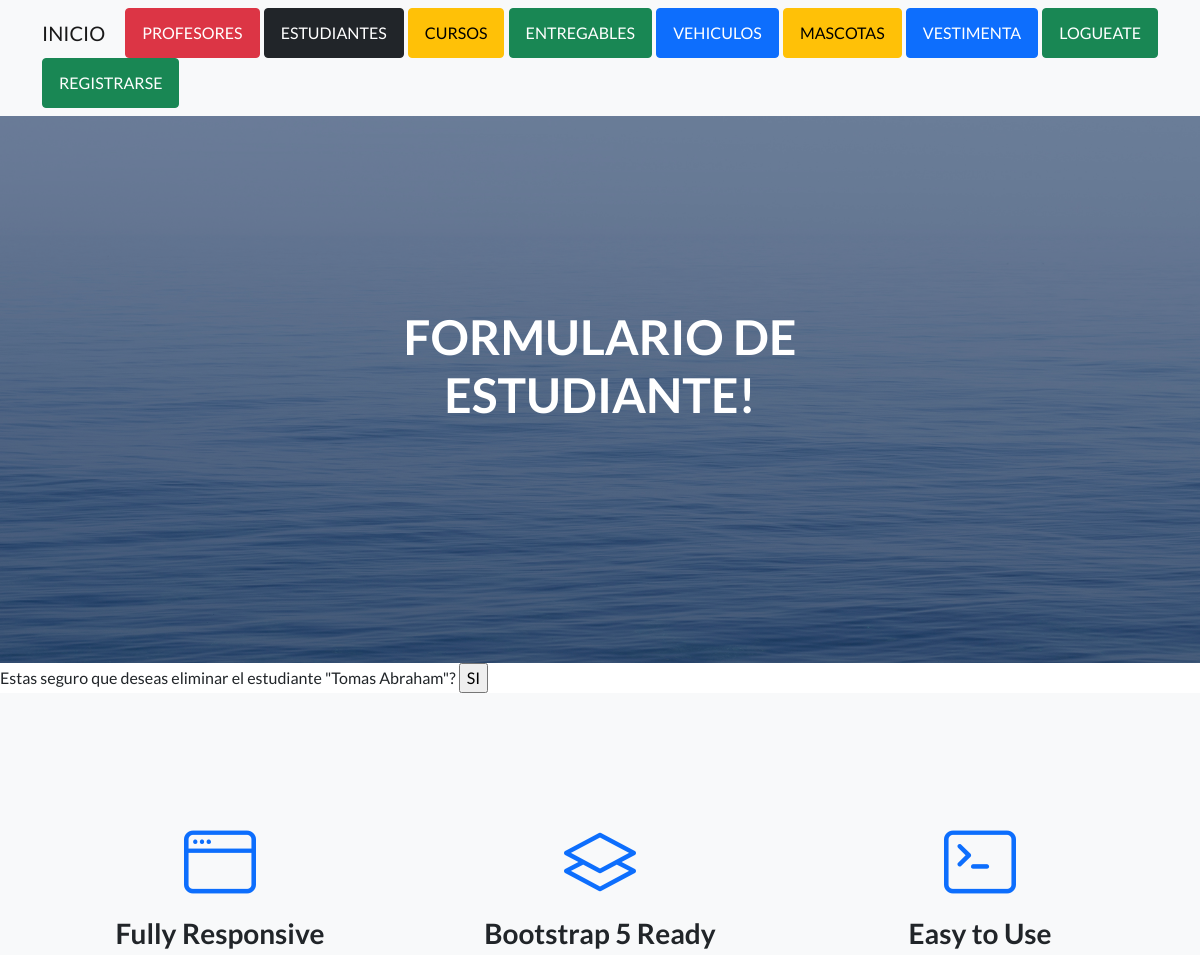
Before: /AppCoder/estudiante/borrar/1 (upper part) with the older database file.
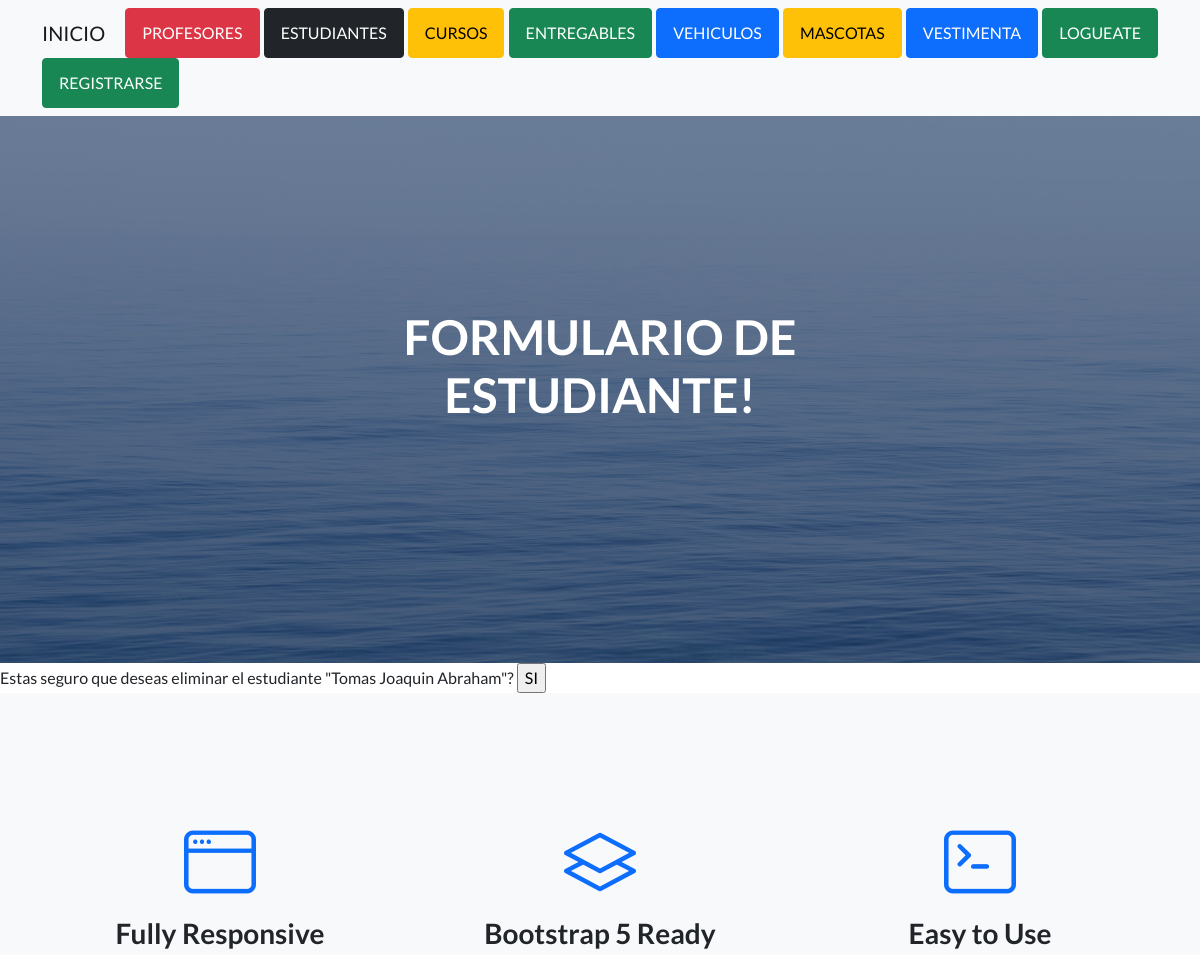
After: the same page with the newer database file.
### AppCoder/models.py (models this page shows)
class Estudiante(models.Model):
    nombre= models.CharField(max_length=50)
    apellido= models.CharField(max_length=50)
    email= models.EmailField()
    def __str__(self):
        return f'{self.nombre} {self.apellido}'

### AppCoder/views.py (the view)
# urls.py: path("estudiante/borrar/<pk>", EstudianteDelete.as_view(), name="estudiante_borrar"),
class EstudianteDelete(DeleteView):
    model= Estudiante
    success_url= reverse_lazy("estudiante_listar")

### AppCoder/templates/AppCoder/estudiante_confirm_delete.html
{% extends "AppCoder/padre.html" %}
{% load static %}
{% block titulo %}
<h1 class="mb-5">FORMULARIO DE ESTUDIANTE!</h1>
{% endblock %}
{% block contenido %}
<form method="POST"> {% csrf_token %}
    Estas seguro que deseas eliminar el estudiante "{{ object }}"?
    <input type="submit" value="SI">
</form>
{% endblock %}

Changed rows visible on the page:
changed Estudiante: nombre+apellido "Tomas Abraham" → "Tomas Joaquin Abraham"
